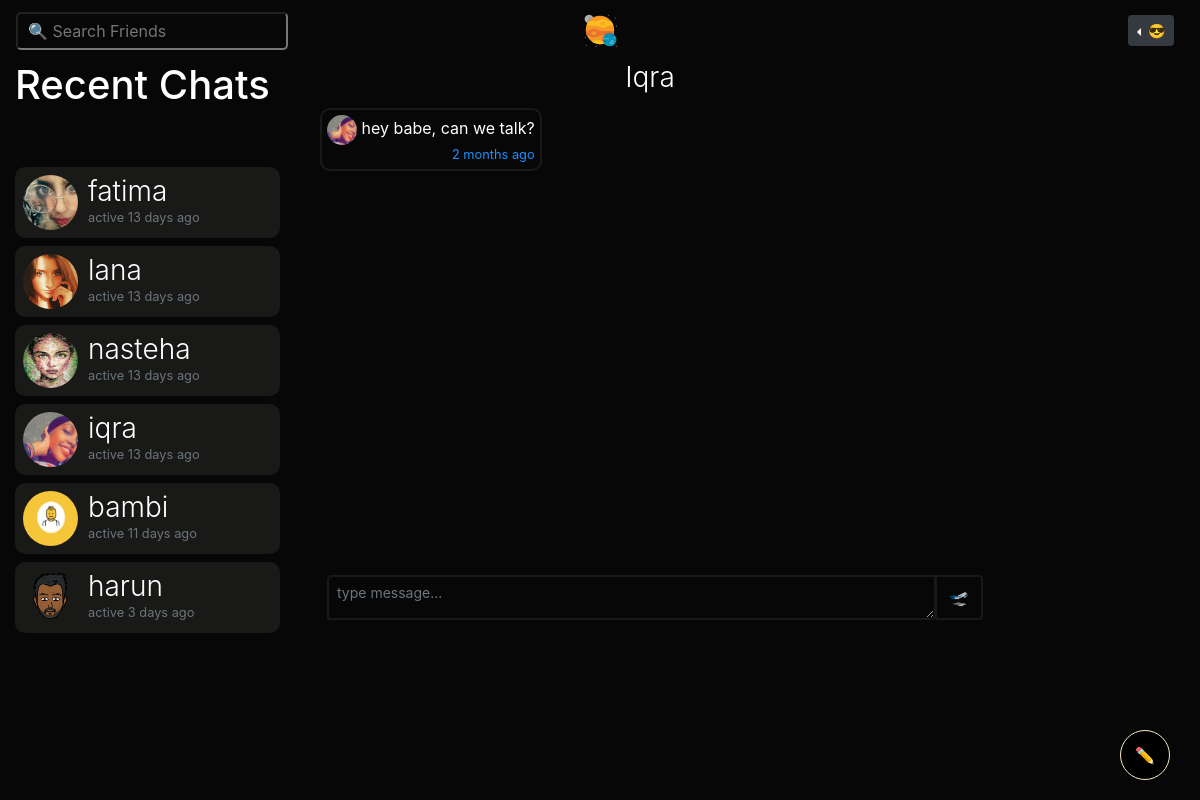
Page /m/iqra (signed in) on the earlier database version.
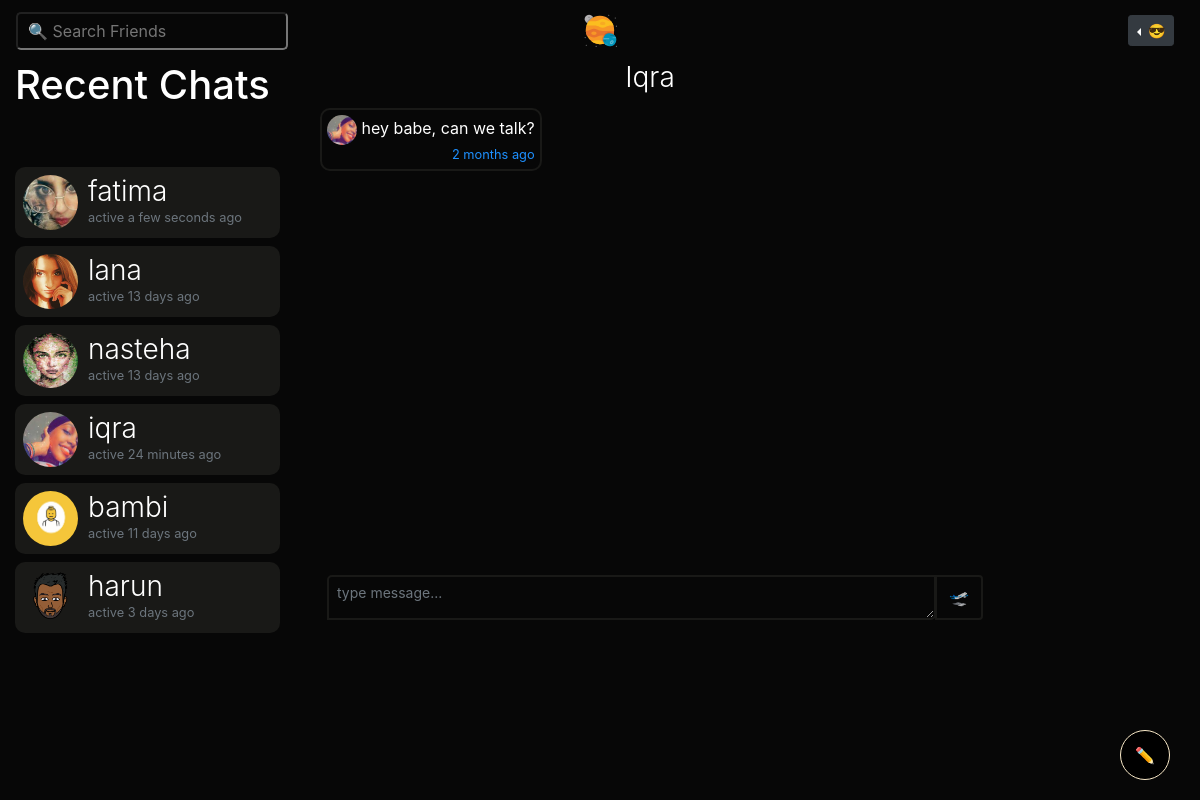
Same page on the later database version.
### bambiv3/models.py (models this page shows, shortened)
class User(db.Model, UserMixin):
	id = db.Column(db.Integer, primary_key=True)
	username = db.Column(db.String(20), unique=True, nullable=False)
	email = db.Column(db.String(120), unique=True, nullable=False)
	image_file = db.Column(db.String(20), nullable=False, default='default.jpg')
	password = db.Column(db.String(60), nullable=False)
	last_seen = db.Column(db.DateTime, default=datetime.utcnow)
	date_joined = db.Column(db.DateTime, nullable=False, default=datetime.utcnow)
	department = db.Column(db.String(20), nullable=False)
	student_number = db.Column(db.Integer(), unique=True, nullable=False)
	age = db.Column(db.DateTime, nullable=False)
	gender = db.Column(db.String(20), nullable=False)
	country = db.Column(db.String(20), nullable=False)
	hobby = db.Column(db.String(20), nullable=False)
	bio = db.Column(db.String(120), nullable=True)
	private = db.Column(db.Boolean, default=False, nullable=False)
	single = db.Column(db.Boolean, default=False, nullable=False)
	snapchat = db.Column(db.String(20),default=False, nullable=False)
	instagram = db.Column(db.String(20),default=False, nullable=False)
	posts = db.relationship('Post', backref='author', lazy=True)
	products = db.relationship('Product', backref='author', lazy=True)
	comments = db.relationship("Comment", backref="author", lazy="dynamic", cascade="all, delete-orphan")
	followed = db.relationship(
		'User', secondary=followers,
		primaryjoin=(followers.c.follower_id == id),
		secondaryjoin=(followers.c.followed_id == id),
		backref=db.backref('followers', lazy='dynamic'), lazy='dynamic')
	messages_sent = db.relationship('Message',
									foreign_keys='Message.sender_id',
									backref='author', lazy='dynamic')
	messages_received = db.relationship('Message',
										foreign_keys='Message.recipient_id',
										backref='recipient', lazy='dynamic')
	last_message_read_time = db.Column(db.DateTime)
	def new_messages(self):
		last_read_time = self.last_message_read_time or datetime(1900, 1, 1)
		return Message.query.filter_by(recipient=self).filter(
			Message.timestamp > last_read_time).count()

class Message(db.Model):
	id = db.Column(db.Integer, primary_key=True)
	sender_id = db.Column(db.Integer, db.ForeignKey('user.id'))
	recipient_id = db.Column(db.Integer, db.ForeignKey('user.id'))
	body = db.Column(db.Text) #db.String(140)
	timestamp = db.Column(db.DateTime, index=True, default=datetime.utcnow)

### bambiv3/routes.py (the view)
@app.route('/m/<recipient>', methods=['GET', 'POST'])
@login_required
def message(recipient):
	recipient = recipient.lower()
	user = User.query.filter_by(username=recipient).first_or_404()
	current_user.last_message_read_time = datetime.utcnow()
	db.session.commit()
	form = MessageForm()
	if form.validate_on_submit():
		msg = m(author=current_user, recipient=user, body=form.message.data)
		db.session.add(msg)
		db.session.commit()
		flash('Your message has been sent.', 'success')
		return redirect(url_for('message', recipient=recipient))
	sent = current_user.messages_sent.filter_by(recipient_id=user.id)
	received = current_user.messages_received.filter_by(sender_id=user.id)
	messages = sent.union(received).order_by(m.timestamp.asc())
	received_all = current_user.messages_received.order_by(m.timestamp.desc())
	recent_chats = list()
	for message in received_all:
		recent_chats.append(message.author)
	recent_chats = list(dict.fromkeys(recent_chats))
	return render_template('send_message.html', recipient=recipient, title="Chat with " + recipient.title() , user=user, form=form, messages=messages, received_all=received_all, recent_chats=recent_chats)

### bambiv3/forms.py
class MessageForm(FlaskForm):
    message = TextAreaField((''), validators=[DataRequired()]) #Length(min=0, max=140)
    submit = SubmitField('🛫')

### bambiv3/models.py (called while the page is built)
@login_manager.user_loader
def load_user(user_id):
	return User.query.get(int(user_id))

### bambiv3/routes.py (called while the page is built)
@app.before_request
def before_request():
	if current_user.is_authenticated:
		current_user.last_seen = datetime.utcnow()
		db.session.commit()

### bambiv3/templates/send_message.html (shortened to what this page needs)
{% extends "layout.html" %}
{% block content %}
<div class="container-fluid">
  <div class="row">
    <div class="col-lg-3 d-none d-lg-block position-fixed">
       <h1>
        Recent Chats
         {% set new_messages = current_user.new_messages() %}<span id="message_count" class="badge badge-warning"style="visibility: {% if new_messages %}visible{% else %}hidden {% endif %};">{{ new_messages }}</span></a>
      </h1>
      <div style="overflow:auto;height:500px;padding-right:5px;">
      {% for person in recent_chats %}
      <a href="{{ url_for('message',recipient=person.username) }}" style="text-decoration:none;">
      <header class="mb-2">
        <img src="{{ url_for('static', filename='profile_pics/' + person.image_file) }}" alt="default profile" class="profile-thumbnail">
        <div class="profile-name">
          <h3>{{person.username}}</h3>
          <small class="text-muted">active {{ moment(person.last_seen).fromNow() }}</small>
        </div>
      </header>
      </a>
      {% endfor %}
    </div>
</div>
    <div class="col-lg-7 offset-lg-3">
      <h3 style="text-align:center"><a href="{{url_for('user_posts', username=recipient)}}" style="color:#fff;">{{user.username.title()}}
           </a></h3>
           <div style="overflow:auto;height:460px;padding:5px;">
      {% for message in messages %}
          <p class="mb-2"
          style="
          {% if message.author == current_user%}
            text-align:left;padding:5px;border-radius:10px;display:inline-block;float:right;clear:both;max-width:75%;background:#191917;
          {%else%}
            text-align:left;padding:5px;border-radius:10px;display:inline-block;max-width:75%;border:2px solid #191917;
          {% endif %}">
          {% if message.author != current_user %}
          <img src="{{ url_for('static', filename='profile_pics/' + message.author.image_file) }}" alt="profile pic" title="{{message.author.username.lower()}}" style="width:30px;height:30px;border-radius:50%">
          {% endif %}
          {{message.body | safe | urlize(40, target='_blank')}}
          <br>
          <small style="display:inline-block;float:right;">{{ moment(message.timestamp).fromNow() }}</small>
        </p>
        <br>
        {% endfor %}
        </div>
      <div class="post" style="background:none;padding:2px;">
        <div id="inner">
         <form method="POST" action="" enctype="multipart/form-data">
            <div class="input-group mt-2">
                  {% if form.message.errors %}
                    {{ form.message(placeholder="message...", class="form-control form-control-sm is-invalid") }}
                    <div class="invalid-feedback">
                        {% for error in form.message.errors %}
                          <span>{{ error }}</span>
                        {% endfor %}
                    </div>
                  {% else %}
                    {{ form.message(placeholder="type message...", class="form-control form-control-sm subtle", rows="2", style="border:2px solid #191917;height:45px;border-radius:5px 0px;") }}
                  {% endif %}
              <div class="input-group-append">
                {{ form.submit(class="btn", style="margin-top:2px;border:2px solid #191917;") }}
              </div>
            </div>
        </form>
      </div>
  </div>
</div>
{% endblock content %}

### bambiv3/templates/layout.html (shortened to what this page needs)
<!doctype html>
<html lang="en">
  <head>
    <link rel="stylesheet" href="https://stackpath.bootstrapcdn.com/bootstrap/4.3.1/css/bootstrap.min.css">
    <link rel="stylesheet" type="text/css" href="{{ url_for('static', filename='main.css') }}">
  </head>
  <body>
<nav class="navbar navbar-expand-md navbar-dark sticky-top">
    <div class="navbar-collapse collapse w-100 order-1 order-md-0 dual-collapse2">
        <ul class="navbar-nav mr-auto">
            <li>
               <div class="d">
                <input type="text" placeholder="🔍 Search Friends" id="search" onkeyup="filterFunction()" onclick="search()" class="dropbtn">
            </div>
            </li>
        </ul>
    </div>
    <div class="mx-auto order-0">
      <a class="navbar-brand mx-auto d-none d-lg-block" href="{{ url_for('home') }}">
        <img src="{{ url_for('static', filename='resources/' + 'logo.svg') }}" width="35" height="35" class="d-inline-block align-top" alt="">
      </a>
  </div>
    <div class="navbar-collapse collapse w-100 order-3 dual-collapse2 settings">
        <ul class="navbar-nav ml-auto">
          {% if current_user.is_authenticated %}
          <li>
            <div class="dropdown dropleft">
            <button class="btn  btn-sm btn-dark dropdown-toggle" type="button" id="dropdownMenuButton" data-toggle="dropdown" aria-haspopup="true" aria-expanded="false">
               <span>😎</span>
            </button>
              {% set new_messages = current_user.new_messages() %}
          </div>
          </li>
          {% else %}
            <li class="nav-item">
              <a  class="btn btn-sm btn-outline-primary" href="{{ url_for('login') }}" style="color:#F9E9C8;text-decoration: none;"> 😇 Log In</a>
              <a  class="btn btn-sm btn-outline-success" href="{{ url_for('register') }}" style="color:#F9E9C8;text-decoration: none;"> 👽 Sign Up</a>
            </li>
          {% endif %}
        </ul>
    </div>
</nav>
  {% block content %} {% endblock %}
  {% if current_user.is_authenticated %}
      <div id="new_post" class="d-none d-lg-block">
          <button class="post_btn"><a href="{{ url_for('new_post') }}" style="color:#F9E9C8;" data-toggle="popover" data-content="🍌: Add Longer Posts with Titles">✏</a></button>
        </div>
       {% set new_messages = current_user.new_messages() %}
    {% endif %}
  </body>
</html>

### bambiv3/static/main.css (style rules this page uses)
body { background:#070707; color:#fff; }
nav { background:#070707; }
.settings li { padding-right:10px; }
.about span, small { color:#1e90ff; }
#search { box-sizing: border-box; background-position: 14px 12px; font-size: 16px; padding: 5px 10px 5px 10px; background: transparent; color: #F9E9C8; border-radius: 5px; }
.d { position: relative; display: inline-block; }
h3 { font-weight: 300; }
header { display: flex; flex-direction: row; color:#fff; background:#191917; border-radius:10px; padding:8px; cursor:pointer; }
header .profile-thumbnail { width: 55px; height: 55px; border-radius: 50%; }
header .profile-name { display: flex; flex-direction:column; margin-left: 10px; }
header h3, header h4 { display: flex; margin: 0; }
.post { background:#191917; border-radius:10px; padding:7px; }
.post_btn { background-color : #000; color: #F9E9C8; padding: 10px 20px; border:none; outline:none; border:2px solid #F9E9C8; padding: 2px; border-radius: 50%; height:70px; width:70px; }
#new_post { position: fixed; bottom: 20px; right: 30px; }
.subtle { background-color: #070707; border: none; padding-top: 5px; margin-top: 2px; margin-left: 10px; }

### bambiv3/templates/layout.html (style rules this page uses)
.post_btn { background-color : #000; color: #F9E9C8; padding: 10px 20px; outline:none; border:1px solid #F9E9C8; padding: 2px; border-radius: 50%; height:50px; width:50px; }
#new_post { position: fixed; bottom: 20px; right: 30px; }

Differences in the rows shown:
changed User "fatima": last_seen "13 days ago" → "a few seconds ago"
changed User "iqra": last_seen "13 days ago" → "24 minutes ago"
